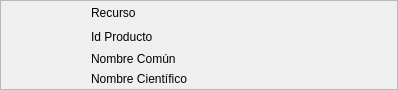
                         <widget class="QFrame" name="frame_19">
                          <property name="minimumSize">
                           <size>
                            <width>0</width>
                            <height>90</height>
                           </size>
                          </property>
                          <property name="maximumSize">
                           <size>
                            <width>16777215</width>
                            <height>90</height>
                           </size>
                          </property>
                          <property name="frameShape">
                           <enum>QFrame::StyledPanel</enum>
                          </property>
                          <property name="frameShadow">
                           <enum>QFrame::Raised</enum>
                          </property>
                          <layout class="QHBoxLayout" name="horizontalLayout_19" stretch="0,0">
                           <property name="spacing">
                            <number>0</number>
                           </property>
                           <property name="leftMargin">
                            <number>0</number>
                           </property>
                           <property name="topMargin">
                            <number>0</number>
                           </property>
                           <property name="rightMargin">
                            <number>0</number>
                           </property>
                           <property name="bottomMargin">
                            <number>0</number>
                           </property>
                           <item>
                            <widget class="QLabel" name="lbl_img_recurso">
                             <property name="minimumSize">
                              <size>
                               <width>90</width>
                               <height>90</height>
                              </size>
                             </property>
                             <property name="maximumSize">
                              <size>
                               <width>90</width>
                               <height>90</height>
                              </size>
                             </property>
                             <property name="text">
                              <string/>
                             </property>
                             <property name="scaledContents">
                              <bool>true</bool>
                             </property>
                            </widget>
                           </item>
                           <item>
                            <layout class="QFormLayout" name="formLayout_2">
                             <property name="horizontalSpacing">
                              <number>10</number>
                             </property>
                             <item row="0" column="0">
                              <widget class="QLabel" name="label_29">
                               <property name="text">
                                <string>Recurso</string>
                               </property>
                              </widget>
                             </item>
                             <item row="0" column="1">
                              <widget class="QLabel" name="lbl_recurso">
                               <property name="minimumSize">
                                <size>
                                 <width>200</width>
                                 <height>0</height>
                                </size>
                               </property>
                               <property name="maximumSize">
                                <size>
                                 <width>200</width>
                                 <height>16777215</height>
                                </size>
                               </property>
                               <property name="text">
                                <string>&lt;html&gt;&lt;head/&gt;&lt;body&gt;&lt;p align=&quot;center&quot;&gt;&lt;br/&gt;&lt;/p&gt;&lt;/body&gt;&lt;/html&gt;</string>
                               </property>
                              </widget>
                             </item>
                             <item row="1" column="0">
                              <widget class="QLabel" name="label_31">
                               <property name="text">
                                <string>Id Producto</string>
                               </property>
                              </widget>
                             </item>
                             <item row="2" column="0">
                              <widget class="QLabel" name="label_32">
                               <property name="text">
                                <string>Nombre Común</string>
                               </property>
                              </widget>
                             </item>
                             <item row="3" column="0">
                              <widget class="QLabel" name="label_33">
                               <property name="text">
                                <string>Nombre Científico</string>
                               </property>
                              </widget>
                             </item>
                             <item row="1" column="1">
                              <widget class="QLabel" name="lbl_id_recurso">
                               <property name="minimumSize">
                                <size>
                                 <width>200</width>
                                 <height>0</height>
                                </size>
                               </property>
                               <property name="maximumSize">
                                <size>
                                 <width>200</width>
                                 <height>16777215</height>
                                </size>
                               </property>
                               <property name="text">
                                <string>&lt;html&gt;&lt;head/&gt;&lt;body&gt;&lt;p align=&quot;center&quot;&gt;&lt;br/&gt;&lt;/p&gt;&lt;/body&gt;&lt;/html&gt;</string>
                               </property>
                              </widget>
                             </item>
                             <item row="2" column="1">
                              <widget class="QLabel" name="lbl_nombre_recur">
                               <property name="minimumSize">
                                <size>
                                 <width>200</width>
                                 <height>20</height>
                                </size>
                               </property>
                               <property name="maximumSize">
                                <size>
                                 <width>200</width>
                                 <height>20</height>
                                </size>
                               </property>
                               <property name="text">
                                <string>&lt;html&gt;&lt;head/&gt;&lt;body&gt;&lt;p align=&quot;center&quot;&gt;&lt;br/&gt;&lt;/p&gt;&lt;/body&gt;&lt;/html&gt;</string>
                               </property>
                              </widget>
                             </item>
                             <item row="3" column="1">
                              <widget class="QLabel" name="lbl_cienti_recur">
                               <property name="minimumSize">
                                <size>
                                 <width>200</width>
                                 <height>20</height>
                                </size>
                               </property>
                               <property name="maximumSize">
                                <size>
                                 <width>200</width>
                                 <height>20</height>
                                </size>
                               </property>
                               <property name="text">
                                <string>&lt;html&gt;&lt;head/&gt;&lt;body&gt;&lt;p align=&quot;center&quot;&gt;&lt;br/&gt;&lt;/p&gt;&lt;/body&gt;&lt;/html&gt;</string>
                               </property>
                              </widget>
                             </item>
                            </layout>
                           </item>
                          </layout>
                         </widget>
